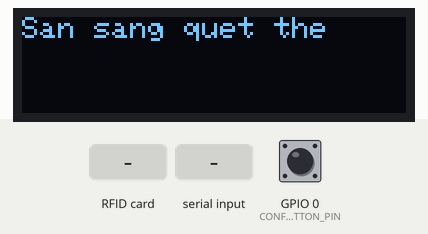
Simulated run of this sketch. Board: ESP32. Parts: 128×32 one-colour display. Inputs (shaded band) come from the test bench; at power-on: GPIO 0 (CONFIG_BUTTON_PIN) HIGH. WiFi joins after 1.5 s; servers stay silent unless stated; uploads are accepted with an empty reply; the local clock reads 2024-03-15 10:24:30 at power-on unless the sketch sets it; EEPROM starts erased; what the sketch prints to the serial monitor is not drawn.

Above: at 9.6 s.
9.7 s: RFID card 5E 7A 19 C4 held to the reader
At 10.2 s:
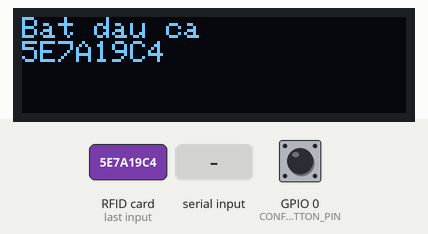
12.7 s: "add_employee\n" received over the second serial link
At 13.5 s:
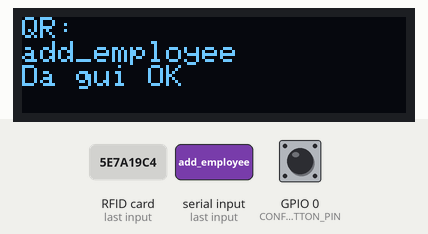
15.7 s: "1\n" received over the second serial link
At 16.5 s:
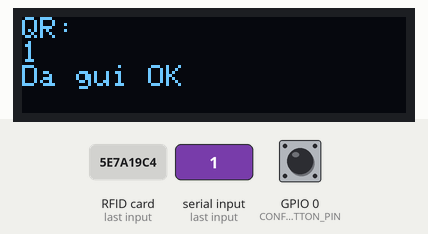
18.7 s: RFID card 5E 7A 19 C4 held to the reader
At 20.0 s:
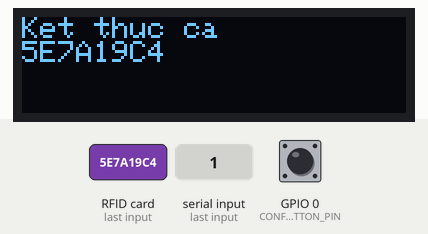
21.7 s: "0\n" received over the second serial link
At 22.7 s:
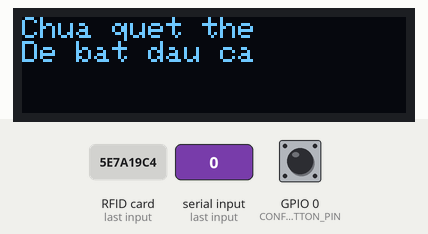
24.7 s: "2\n" received over the second serial link
Timing chart, 0 to 27.7 s (numbered marks = the images above; inputs shaded):
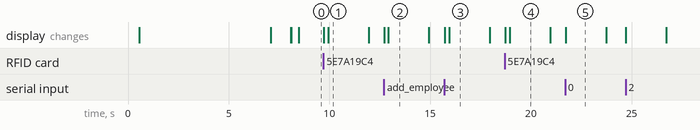

The sketch:

ESP32.ino
```cpp
#include <WiFiManager.h>
#include <SPI.h>
#include <MFRC522.h>
#include <Wire.h>
#include <Adafruit_SSD1306.h>
#include <HTTPClient.h>
#include <EEPROM.h>
#include <time.h>

// OLED
#define SCREEN_WIDTH 128
#define SCREEN_HEIGHT 32
Adafruit_SSD1306 display(SCREEN_WIDTH, SCREEN_HEIGHT, &Wire, -1);

// RFID
#define SS_PIN 5
#define RST_PIN 4
MFRC522 rfid(SS_PIN, RST_PIN);

// EEPROM
#define EEPROM_SIZE 128
#define EEPROM_ADDR_IP 0
#define EEPROM_ADDR_UID 64

// Nút cấu hình
#define CONFIG_BUTTON_PIN 0  // nút BOOT

// GM65 - UART2
#define GM65_RX 16
#define GM65_TX 17
HardwareSerial GM65Serial(2);

// WiFi Manager
WiFiManager wm;
WiFiManagerParameter custom_ip("server", "Server IP", "", 32);
String serverIP = "";

// Trạng thái làm việc
bool isWorking = false;
String currentUID = "";
String lastRFIDTimestamp = "";

unsigned long lastModeCheck = 0;
String currentMode = "attendance";

// ===== EEPROM =====
void saveStringToEEPROM(int addr, String data) {
  EEPROM.begin(EEPROM_SIZE);
  for (int i = 0; i < data.length(); i++) {
    EEPROM.write(addr + i, data[i]);
  }
  EEPROM.write(addr + data.length(), '\0');
  EEPROM.commit();
  EEPROM.end();
}

String readStringFromEEPROM(int addr) {
  EEPROM.begin(EEPROM_SIZE);
  String data = "";
  char c;
  for (int i = 0; i < 64; i++) {
    c = EEPROM.read(addr + i);
    if (c == '\0') break;
    data += c;
  }
  EEPROM.end();
  return data;
}

void saveServerIP(String ip) {
  saveStringToEEPROM(EEPROM_ADDR_IP, ip);
}

String loadServerIP() {
  return readStringFromEEPROM(EEPROM_ADDR_IP);
}

void saveLastUID(String uid) {
  saveStringToEEPROM(EEPROM_ADDR_UID, uid);
}

String loadLastUID() {
  return readStringFromEEPROM(EEPROM_ADDR_UID);
}

// ===== OLED =====
void showOLED(String l1, String l2 = "", String l3 = "") {
  display.clearDisplay();
  display.setTextSize(1);
  display.setTextColor(WHITE);
  display.setCursor(0, 0);
  display.println(l1);
  if (l2 != "") display.println(l2);
  if (l3 != "") display.println(l3);
  display.display();
}

// ===== Timestamp ISO 8601 (UTC) =====
String getCurrentTimestamp() {
  struct tm timeinfo;
  if (getLocalTime(&timeinfo)) {
    char buf[40];
    strftime(buf, sizeof(buf), "%Y-%m-%dT%H:%M:%S", &timeinfo);
    return String(buf) + ".000Z";
  }
  return "";
}

// ===== Thêm hàm lấy chế độ từ server =====
void updateRFIDMode() {
  if (WiFi.status() == WL_CONNECTED) {
    HTTPClient http;
    String url = "http://" + serverIP + ":5000/api/rfid/mode";
    http.begin(url);
    int code = http.GET();
    if (code == 200) {
      String res = http.getString();
    if (res.indexOf("add_employee") > -1) {
        currentMode = "add_employee";
        showOLED("Quet the", "de them NV");
        }
    else {
      currentMode = "attendance";
      showOLED("San sang quet the");
    }
    http.end();
    }
  }
}

void setup() {
  Serial.begin(115200);
  pinMode(CONFIG_BUTTON_PIN, INPUT_PULLUP);
  EEPROM.begin(EEPROM_SIZE);

  // OLED
  if (!display.begin(SSD1306_SWITCHCAPVCC, 0x3C)) {
    Serial.println("OLED loi!");
    while (1);
  }
  showOLED("Dang khoi dong...");
  delay(500);

  // WiFi Config
  wm.addParameter(&custom_ip);
  bool enterConfig = false;
  unsigned long cfgWin = millis() + 5000;
  showOLED("Nhan BOOT de config");
  while (millis() < cfgWin) {
    if (digitalRead(CONFIG_BUTTON_PIN) == LOW) {
      enterConfig = true; break;
    }
    delay(100);
  }
  if (enterConfig) {
    showOLED("Vao che do config");
    wm.startConfigPortal("ESP32_Config");
    serverIP = custom_ip.getValue();
    if (serverIP.length()) saveServerIP(serverIP);
    showOLED("Cau hinh xong","Khoi dong lai...");
    delay(2000);
    ESP.restart();
  }
  if (!wm.autoConnect("ESP32_Config")) {
    showOLED("Ket noi that bai");
    delay(3000);
    ESP.restart();
  }
  serverIP = loadServerIP();
  showOLED("Da ket noi WiFi","IP Server:" + serverIP);
  delay(1000);

  // NTP UTC
  configTime(0, 0, "pool.ntp.org", "time.nist.gov");
  showOLED("Dong bo NTP...");
  struct tm ti;
  while (!getLocalTime(&ti)) {
    Serial.println("Loi dong bo thoi gian");
    delay(1000);
  }
  showOLED("Dong bo NTP OK");

  // RFID + GM65
  SPI.begin();
  rfid.PCD_Init();
  delay(100);
  GM65Serial.begin(9600, SERIAL_8N1, GM65_RX, GM65_TX);

   // Khôi phục UID nếu đang làm việc
  String lastUID = loadLastUID();
  if (lastUID.length() > 0) {
    HTTPClient http;
    String url = "http://" + serverIP + ":5000/api/attendance/status?rfid=" + lastUID;
    http.begin(url);
    int code = http.GET();
    if (code == 200) {
      String res = http.getString();
      // Giả sử server trả JSON: {"isWorking":true, ...}
      if (res.indexOf("\"status\":\"IN\"") > -1) {
        isWorking = true;
        currentUID = lastUID;
        showOLED("Khoi phuc ca lam", currentUID);
        delay(1500);
      } else {
        isWorking = false;
        currentUID = "";
        saveLastUID("");  // Xóa nếu không còn ca làm việc
      }
    }
    http.end();
  }
  // Hiển thị chuẩn bị quét thẻ
  showOLED("San sang quet the");
}


void loop() {

  if (millis() - lastModeCheck > 2000) { // mỗi 2 giây
    lastModeCheck = millis();
    updateRFIDMode();
  }
// ===== RFID =====
  if (rfid.PICC_IsNewCardPresent() && rfid.PICC_ReadCardSerial()) {
    String uid = "";
    for (byte i = 0; i < rfid.uid.size; i++) {
      uid += String(rfid.uid.uidByte[i] < 0x10 ? "0" : "");
      uid += String(rfid.uid.uidByte[i], HEX);
    }
    uid.toUpperCase();
    uid.trim();

    if (currentMode == "add_employee") {
      // Gửi lên endpoint thêm công nhân
      if (WiFi.status() == WL_CONNECTED) {
        HTTPClient http;
        String url = "http://" + serverIP + ":5000/api/rfid/scan";
        http.begin(url);
        http.addHeader("Content-Type", "application/json");
        String pay = "{\"rfid\":\"" + uid + "\"}";
        int code = http.POST(pay);
        http.end();
        showOLED("Gui RFID them NV", uid);
      } else {
        showOLED("WiFi mat ket noi");
      }
      delay(2000);
      showOLED("San sang quet the");
      rfid.PICC_HaltA();
      return;
    }
    String ts = getCurrentTimestamp();
    showOLED("UID:", uid, "Dang gui...");

    if (WiFi.status() == WL_CONNECTED) {
      HTTPClient http;
      String url = "http://" + serverIP + ":5000/api/attendance/scan";
      http.begin(url);
      http.addHeader("Content-Type", "application/json");
      String pay = "{\"rfid\":\"" + uid + "\",\"timestamp\":\"" + ts + "\"}";
      int code = http.POST(pay);
      if (code > 0) {
        String response = http.getString();
        Serial.println("Phan hoi: " + response);

        if (isWorking) {
          if (uid == currentUID) {
            // Kết thúc ca
            isWorking = false;
            currentUID = "";
            lastRFIDTimestamp = "";
            saveLastUID("");  // xóa UID trong EEPROM
            showOLED("Ket thuc ca", uid);
          } else {
            // Đang làm việc với thẻ khác
            showOLED("Dang lam viec", currentUID);
          }
        } else {
          // Bắt đầu ca làm việc mới
          isWorking = true;
          currentUID = uid;
          lastRFIDTimestamp = ts;
          saveLastUID(uid); // lưu vào EEPROM
          showOLED("Bat dau ca", uid);
        }
      } else {
        Serial.println("Loi khi gui UID: " + String(code));
        showOLED("Gui loi", "Ma loi:" + String(code));
      }
      http.end();
    } else {
      showOLED("WiFi mat ket noi");
    }

    delay(2000);
    showOLED("San sang quet the");
    rfid.PICC_HaltA();
  }

  // ===== GM65 QR/barcode =====
  if (GM65Serial.available()) {
    String qr = GM65Serial.readStringUntil('\n');
    qr.trim();

    if (qr.length() > 0) {
      if (WiFi.status() != WL_CONNECTED) {
        showOLED("WiFi mat ket noi");
        delay(2000);
        showOLED("San sang quet the");
        return;
      }

      if (isWorking && currentUID.length() > 0) {
        showOLED("QR:", qr, "Dang gui...");

        String ts2 = getCurrentTimestamp();
        HTTPClient httpQR;
        String url = "http://" + serverIP + ":5000/api/production/scan";
        httpQR.begin(url);
        httpQR.addHeader("Content-Type", "application/json");
        String pay2 = "{";
        pay2 += "\"rfid\":\"" + currentUID + "\",";
        pay2 += "\"productCode\":\"" + qr + "\",";
        pay2 += "\"timestamp\":\"" + ts2 + "\",";
        pay2 += "\"quantity\":1}";
        int code2 = httpQR.POST(pay2);
        if (code2 > 0) {
          Serial.println("Phan hoi: " + httpQR.getString());
          showOLED("QR:", qr, "Da gui OK");
        } else {
          Serial.println("Loi khi gui QR: " + String(code2));
          showOLED("Gui loi", "Ma loi:" + String(code2));
        }
        httpQR.end();
      } else {
        showOLED("Chua quet the", "De bat dau ca");
      }

      delay(2000);
      showOLED("San sang quet the");
    }
  }
}
```

Measured:
- after the input at 9.7 s, the display: first changes at once (image 1 shows a later state)
- after the input at 12.7 s, the display: first changes at once (image 2 shows a later state)
- after the input at 15.7 s, the display: first changes at once (image 3 shows a later state)
- after the input at 18.7 s, the display: first changes at once (image 4 shows a later state)
- after the input at 21.7 s, the display: changes at once (image 5)
- what the display in image 1 shows lasts 2.0 s, from 9.9 s to 11.9 s
